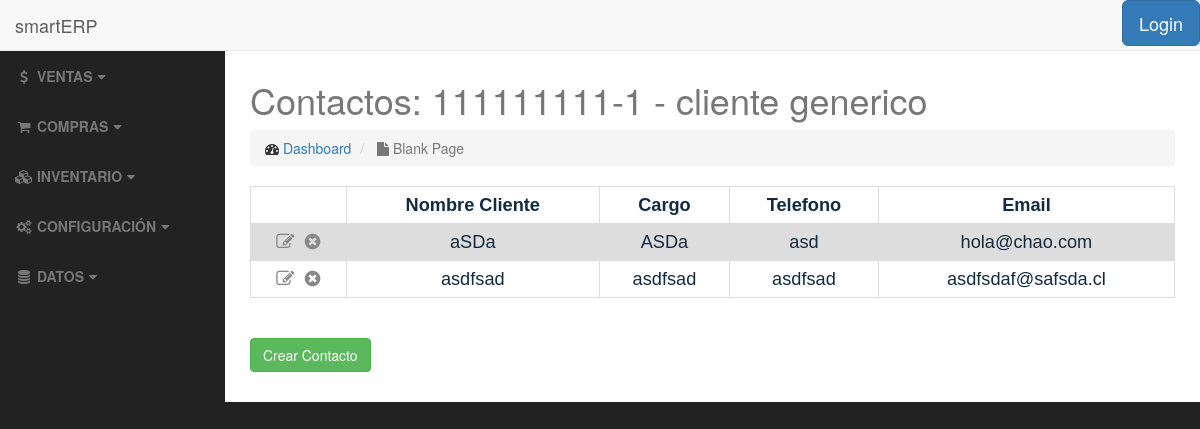
Page /clients/4/contacts/ on the committed database.
### clients/models.py (models this page shows, shortened)
class Client(models.Model):
    client_rut = models.CharField(max_length=12, unique=True, verbose_name="RUT", validators=[rut_validate])
    client_name = models.CharField(max_length=250, verbose_name="Nombre Cliente")
    client_giro = models.CharField(max_length=200, verbose_name="Giro")
    client_address = models.CharField(max_length=100, verbose_name="Direccion")
    client_comuna = models.CharField(max_length=50, verbose_name="Comuna")
    client_ciudad = models.CharField(max_length=50, verbose_name="Ciudad")
    client_region = models.CharField(max_length=50, verbose_name="Region")
    client_tel = models.CharField(max_length=20, blank=True, verbose_name="Telefono")
    client_email = models.EmailField(blank=True, verbose_name="E-mail")
    is_active = models.BooleanField(default=True, verbose_name="Activo")
    class Meta:
        ordering = ['client_rut']

class ClientContact(models.Model):
    client = models.ForeignKey(Client, on_delete=models.PROTECT, verbose_name="Cliente")
    contact_name = models.CharField(max_length=250, verbose_name="Nombre Contacto")
    contact_role = models.CharField(max_length=200, blank=True, verbose_name="Cargo")
    contact_tel = models.CharField(max_length=20, blank=True, verbose_name="Telefono")
    contact_email = models.EmailField(blank=True, verbose_name="E-Mail")
    class Meta:
        ordering = ['contact_name']

### clients/views.py (the view)
# urls.py: url(r'^(?P<pk>[0-9]+)/contacts/$', views.ClientContactListView.as_view(), name='contact_list'),
class ClientContactListView(ListView):
    template_name = 'clients/clientcontact_list.html'
    def get_queryset(self):
        self.client = get_object_or_404(Client, pk=self.kwargs['pk'])
        return ClientContact.objects.filter(client=self.client)
    def get_context_data(self, **kwargs):
        context = super(ClientContactListView, self).get_context_data(**kwargs)
        context["client"] = Client.objects.get(pk=self.kwargs['pk'])
        return context

### clients/templates/clients/clientcontact_list.html
{% extends 'base.html' %}
<h2>{% block title %}Contactos: {{ client.client_rut }} - {{ client.client_name }}{% endblock %}</h2>
{% block body %}
    <table>
            {% if object_list %}
                <tr>
                    <th></th>
                    <th>Nombre Cliente</th>
                    <th>Cargo</th>
                    <th>Telefono</th>
                    <th>Email</th>
                </tr>
                    {% for contact in object_list %}
                        <tr>
                            <td>
                                <a href="{% url 'clients:contact-update' contact.pk %}"><i class="fa fa-pencil-square-o" title="Editar"></i></a>&nbsp;
                                <a href="{% url 'clients:contact-delete' contact.pk %}"><i class="fa fa-times-circle" title="Eliminar"></i></a>
                            </td>
                            <td>{{ contact.contact_name }}</td>
                            <td>{{ contact.contact_role }}</td>
                            <td>{{ contact.contact_tel }}</td>
                            <td>{{ contact.contact_email }}</td>
                        </tr>
                    {% endfor %}
            {% else %}
                <h3>No hay contactos registrados</h3>
            {% endif %}
    </table>
    <br>
    <br>
    <a href="{% url 'clients:contact-add' %}" class="btn btn-success">Crear Contacto</a>
    <br>
    <br>
{% endblock %}

### static/css/sb-admin.css (style rules this page uses)
body { margin-top: 100px; background-color: #222; }
@media (min-width:768px) { body { margin-top: 50px; } }

### templates/base.html (style rules this page uses)
table { font-family: arial, sans-serif; border-collapse: collapse; width: 100%; margin-left: auto; margin-right: auto; }
td, th { border: 1px solid #dddddd; text-align: center; padding: 5px; font-size: 130%; color: #122b40; }
tr:nth-child(even) { background-color: #dddddd; }
.fa-pencil-square-o { color: #888888; }
.fa-times-circle { color: #888888; }

### rows in the picture
Client: client_rut "111111111-1", client_name "cliente generico"
ClientContact: contact_name "aSDa", contact_role "ASDa", contact_tel "asd", contact_email "hola@chao.com"
ClientContact: contact_name "asdfsad", contact_role "asdfsad", contact_tel "asdfsad", contact_email "asdfsdaf@safsda.cl"
